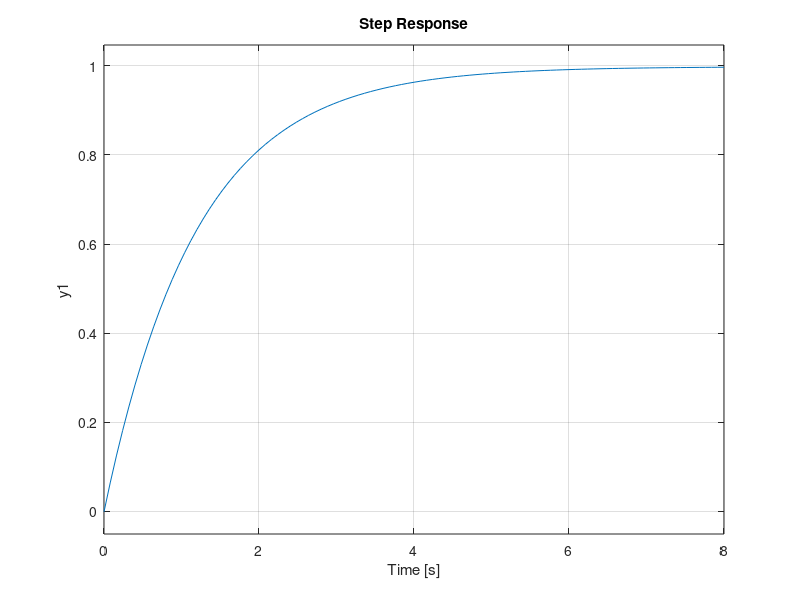

Write MATLAB code to recreate this figure.
% TODO: find correct gains for everything
clear all; close all; clc;

% Physical properties
m = 0.013; % kg
cp = 920;  % J / (kg * K)
% kq = 0.1;  % heat loss (linearized)
kq = 1/50;

tau = m*cp/kq

% open loop
plant = tf([0  1], ...
           [1, kq/(m*cp)]);

% Control gains
kp = 10;
% ki = 5e-3;
ki = 0;
kd = -1e-2;

% Closed loop transfer function
closed_loop = tf([kd,         kp, ki], ...
                 [m*cp+kd, kq+kp, ki])

% simulate a step input
step(closed_loop)
